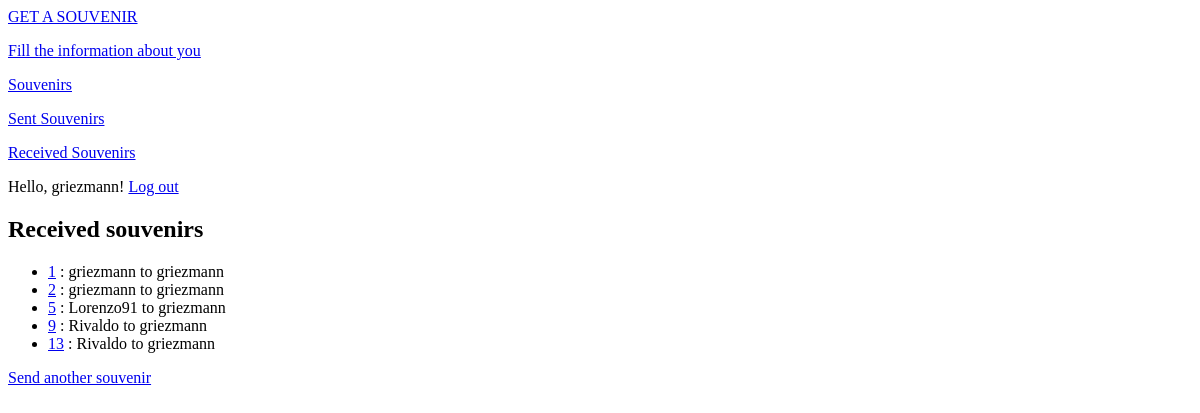
Page /receive_user_souvenirs/ (signed in) on the earlier database version.
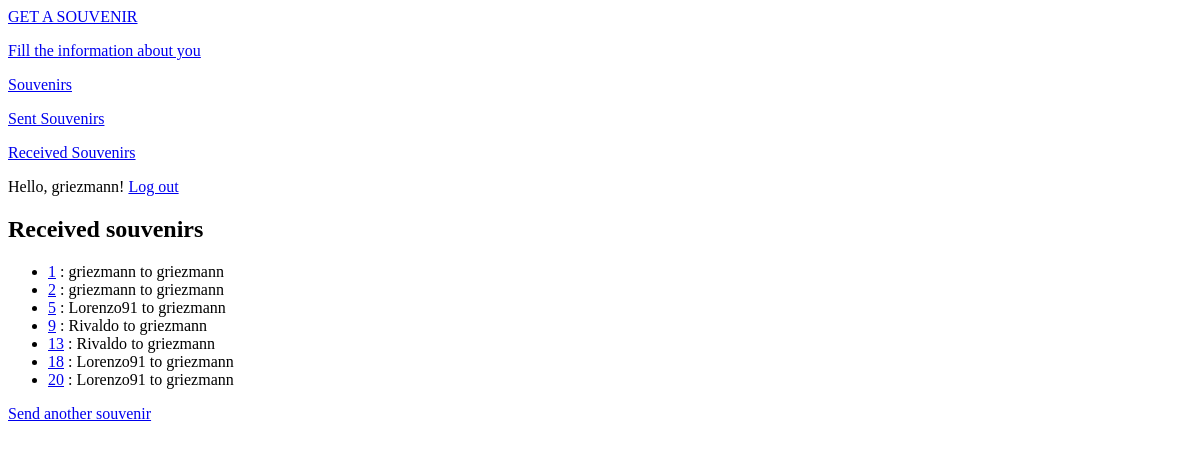
Same page on the later database version.
### souvenirs_app/models.py (models this page shows, shortened)
class Souvenir(models.Model):
    souvenir_id = models.AutoField(primary_key=True)
    send_user = models.ForeignKey(User, on_delete=models.CASCADE, related_name='send_user')
    send_date = models.DateField(auto_now_add=True)
    receive_user = models.ForeignKey(User, on_delete=models.CASCADE, related_name='receive_user')
    receive_date = models.DateField(auto_now=True)
    send_user_img = models.ImageField(upload_to='send/', default='no-photo.png', null=True, blank=True)
    receive_user_img = models.ImageField(upload_to='receive/', default='no-photo.png', null=True, blank=True)
    STATUS_CHOICES = (('TR', 'Travelling'), ('RCV', 'Received'))
    status = models.CharField(max_length=10, choices=STATUS_CHOICES, default='Travelling')
    extra_name = models.CharField(max_length=10, default='')
    class Meta:
        verbose_name = 'Souvenir'
        verbose_name_plural = 'Souvenirs'

### souvenirs_app/views.py (the view)
# urls.py: path('receive_user_souvenirs/', views.ReceiveUserSouvenirsView.as_view(), name='receive_user_souvenirs'),
class ReceiveUserSouvenirsView(LoginRequiredMixin, ListView):
    model = Souvenir
    template_name = 'souvenirs_app/receive_user_souvenirs.html'
    context_object_name = 'receive_user_souvenirs'
    def get_queryset(self):
        return Souvenir.objects.filter(receive_user=self.request.user)

### souvenirs_app/templates/souvenirs_app/receive_user_souvenirs.html
{% extends 'souvenirs_app/base.html' %}
{% block content %}
    <h2>Received souvenirs</h2>
    <ul>
        {% for souvenir in receive_user_souvenirs %}
            <li><a href="{% url 'souvenirs_app:souvenir' souvenir.souvenir_id %}">{{ souvenir.souvenir_id }}</a> : {{ souvenir.send_user }} to {{ souvenir.receive_user }}</li>
        {% empty %}
            <li>No souvenirs have been received yet</li>
        {% endfor %}
    </ul>
    <a href="{% url 'souvenirs_app:new_souvenir' %}">Send another souvenir</a>
{% endblock content %}

Differences in the rows shown:
added Souvenir: souvenir_id "18", send_user "Lorenzo91", receive_user "griezmann"
added Souvenir: souvenir_id "20", send_user "Lorenzo91", receive_user "griezmann"
